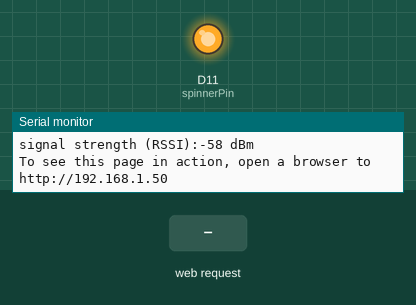
Recording of a sketch running on a simulated Arduino MKR. Parts: output pins drawn as LEDs (lit = HIGH), the last lines printed to the serial monitor. The test bench sets the inputs (shaded band). WiFi joins after 1.5 s; servers stay silent unless stated; not simulated (calls return 0 or success): arduino_secrets.h; pins used as bus, display or sensor lines are not drawn.

Above: at 12.7 s.
12.8 s: HTTP request GET /F received
At 13.3 s:
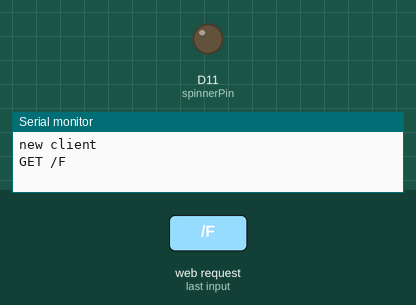
15.8 s: HTTP request GET /R received
At 18.1 s:
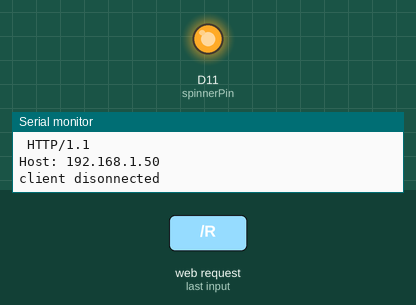
Timing chart, 0 to 19.6 s (numbered marks = the images above; inputs shaded):
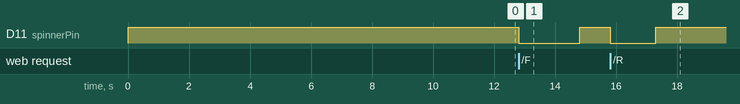

The sketch:

NerfGun.ino
```cpp
#include <SPI.h>
#include <WiFiNINA.h>

#include "arduino_secrets.h"
///////please enter your sensitive data in the Secret tab/arduino_secrets.h
char ssid1[] = SECRET_SSID1;        // your network SSID (name)
char pass1[] = SECRET_PASS1;    // your network password (use for WPA, or use as key for WEP)
char ssid2[] = SECRET_SSID2;        // your network SSID (name)
char pass2[] = SECRET_PASS2;    // your network password (use for WPA, or use as key for WEP)
int keyIndex = 0;                 // your network key Index number (needed only for WEP)

const int spinnerPin = 11; // set spinnerPin to digital pin 11
const int triggerPin = 12; // set pusherPin to digital pin 12
const int warmUP = 500; // ms to warm up the spinner motors
const int shortFire = 500; // ms to hold trigger for short fire
const int longFire = 500; // ms to hold trigger for long fire


int status = WL_IDLE_STATUS;
WiFiServer server(80);

void setup() {
  Serial.begin(9600);      // initialize serial communication
  digitalWrite(spinnerPin, HIGH);
  digitalWrite(triggerPin, HIGH);
  pinMode(spinnerPin, OUTPUT);
  pinMode(triggerPin, OUTPUT);

  // check for the WiFi module:
  if (WiFi.status() == WL_NO_MODULE) {
    Serial.println("Communication with WiFi module failed!");
    // don't continue
    while (true);
  }

  String fv = WiFi.firmwareVersion();
  if (fv < WIFI_FIRMWARE_LATEST_VERSION) {
    Serial.println("Please upgrade the firmware");
  }

  // attempt to connect to Wifi network:
  int i = 0;
  while (status != WL_CONNECTED) {
    if (i == 0) {
      Serial.print("Attempting to connect to Network named: ");
      Serial.println(ssid1);                   // print the network name (SSID);
      // Connect to WPA/WPA2 network. Change this line if using open or WEP network:
      status = WiFi.begin(ssid1, pass1);
      // wait 10 seconds for connection:
      i = 1;
    } else {
      Serial.print("Attempting to connect to Network named: ");
      Serial.println(ssid2);                   // print the network name (SSID);
      // Connect to WPA/WPA2 network. Change this line if using open or WEP network:
      status = WiFi.begin(ssid2, pass2);
      // wait 10 seconds for connection:
      i = 0;
    }
      delay(10000);
  }
  server.begin();                           // start the web server on port 80
  printWifiStatus();                        // you're connected now, so print out the status
}


void loop() {
  WiFiClient client = server.available();   // listen for incoming clients

  if (client) {                             // if you get a client,
    Serial.println("new client");           // print a message out the serial port
    String currentLine = "";                // make a String to hold incoming data from the client
    while (client.connected()) {            // loop while the client's connected
      if (client.available()) {             // if there's bytes to read from the client,
        char c = client.read();             // read a byte, then
        Serial.write(c);                    // print it out the serial monitor
        if (c == '\n') {                    // if the byte is a newline character

          // if the current line is blank, you got two newline characters in a row.
          // that's the end of the client HTTP request, so send a response:
          if (currentLine.length() == 0) {
            // HTTP headers always start with a response code (e.g. HTTP/1.1 200 OK)
            // and a content-type so the client knows what's coming, then a blank line:
            client.println("HTTP/1.1 200 OK");
            client.println("Content-type:text/html");
            client.println();

            // the content of the HTTP response follows the header:
            client.print("Click <a href=\"/R\">here</a> to REV the Nerf Gun<br>");
            client.print("Click <a href=\"/F\">here</a> to FIRE the Nerf Gun<br>");

            // The HTTP response ends with another blank line:
            client.println();
            // break out of the while loop:
            break;
          } else {    // if you got a newline, then clear currentLine:
            currentLine = "";
          }
        } else if (c != '\r') {  // if you got anything else but a carriage return character,
          currentLine += c;      // add it to the end of the currentLine
        }

        // Check to see if the client request was "GET /H" or "GET /L":
        if (currentLine.endsWith("GET /F")) {
          digitalWrite(spinnerPin, LOW);
          delay(warmUP);
          digitalWrite(triggerPin, LOW);
          delay(shortFire*3);
          digitalWrite(spinnerPin, HIGH);
          digitalWrite(triggerPin, HIGH);
          Serial.println("Fired Nerf Gun");
          currentLine = "";
        }
        if (currentLine.endsWith("GET /R")) {
          digitalWrite(spinnerPin, LOW);
          delay(shortFire*3);
          digitalWrite(spinnerPin, HIGH);
          Serial.println("Reved Nerf Gun");
          currentLine = "";
        }
      }
    }
    // close the connection:
    client.stop();
    Serial.println("client disonnected");
  }
}

void printWifiStatus() {
  // print the SSID of the network you're attached to:
  Serial.print("SSID: ");
  Serial.println(WiFi.SSID());

  // print your board's IP address:
  IPAddress ip = WiFi.localIP();
  Serial.print("IP Address: ");
  Serial.println(ip);

  // print the received signal strength:
  long rssi = WiFi.RSSI();
  Serial.print("signal strength (RSSI):");
  Serial.print(rssi);
  Serial.println(" dBm");
  // print where to go in a browser:
  Serial.print("To see this page in action, open a browser to http://");
  Serial.println(ip);
}
```

Measured:
- after the input at 12.8 s, D11 (spinnerPin): HIGH → LOW at once, → HIGH 2.0 s later
- after the input at 15.8 s, D11 (spinnerPin): HIGH → LOW at once, → HIGH 1.5 s later
